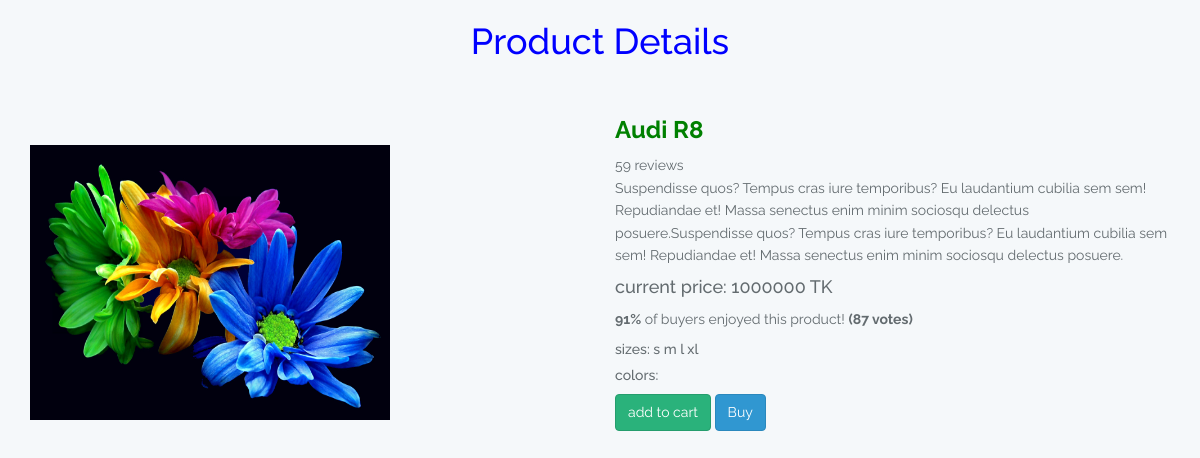
Page /show.php?id=15 on the committed database.
### tables this page shows
CREATE TABLE `tbl_customer` (
  `productID` int(11) NOT NULL,
  `productName` varchar(250) NOT NULL,
  `pDetails` text NOT NULL,
  `price` varchar(250) NOT NULL,
  `review` varchar(30) NOT NULL
);

### show.php (the view, shortened to what this page needs)
<?php
$id = $_GET['id'];
$connect = mysqli_connect("localhost", "root", "", "live_search");
$query = "SELECT * FROM tbl_customer WHERE productID='$id'";
$result=mysqli_query($connect,$query);
$row=mysqli_fetch_array($result);
 ?>
 <!DOCTYPE html>
 <html>
 <head>
  <link href="app.css" rel="stylesheet" />
 </head>
 <body>
 <div class="container">
 	<h1 class="" style="text-align: center; color: blue">Product Details</h1><br>
		<div class="card">
			<div class="container-fliud">
				<div class="wrapper row">
					<div class="preview col-md-6">
						<div class="preview-pic tab-content">
						  <div style="margin-top: 50px" class="tab-pane active" id="pic-1"><img src="flower.jpg" height="275" width="360"></div>
						</div>
					</div>
					<div class="details col-md-6">
						<h3 class="product-title" style="color: green"><b><?php echo$row['productName']; ?></b></h3>
						<div class="rating">
							<span class="review-no"><?php echo$row['review']; ?> reviews</span>
						</div>
						<p class="product-description"><?php echo$row['pDetails']; ?></p>
						<h4 class="price">current price: <span><?php echo$row['price']; ?> TK</span></h4>
						<p class="vote"><strong>91%</strong> of buyers enjoyed this product! <strong>(87 votes)</strong></p>
						<h5 class="sizes">sizes:
							<span class="size" data-toggle="tooltip" title="small">s</span>
							<span class="size" data-toggle="tooltip" title="medium">m</span>
							<span class="size" data-toggle="tooltip" title="large">l</span>
							<span class="size" data-toggle="tooltip" title="xtra large">xl</span>
						</h5>
						<h5 class="colors">colors:
						</h5>
						<div class="action">
							<button class="add-to-cart btn btn-success" type="button">add to cart</button>
							<button class="like btn btn-primary" type="button">Buy<span class="fa fa-heart"></span></button>
						</div>
					</div>
				</div>
			</div>
		</div>
	</div>
 </html>

### rows in the picture
tbl_customer: productName "Audi R8", review "59", pDetails "Suspendisse quos? Tempus cras iure temporibus? Eu laudantium cubilia sem sem! Repudiandae et! Massa senectus enim minim sociosqu delectus posuere.Suspendisse quos? Tempus cras iure temporibus? Eu laudantium cubilia sem sem! Repudiandae et! Massa senectus enim minim sociosqu delectus posuere.", price "1000000"
